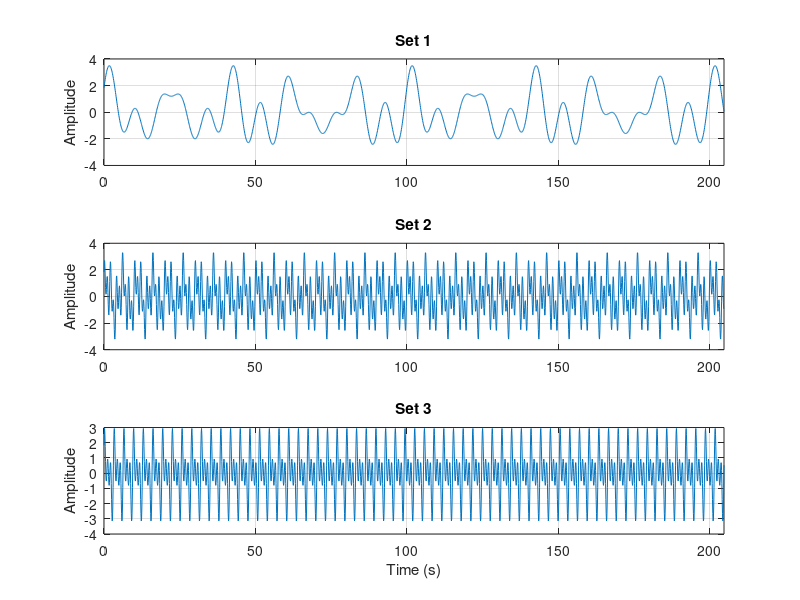
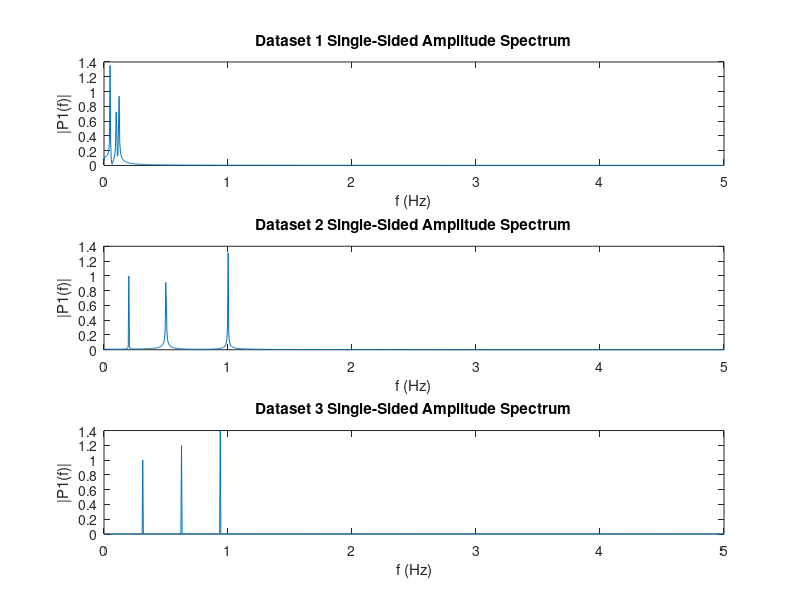

MATLAB code for these plots, in order:
clear;
clc;

% sine wave equation : y(t) = A*sin(2*pi*freq*t + phase)

%   freq	amp	    phase		    Hard	Easy   Easiest
D = [0.1	1	    0.174532925		0.1	    0.2	   0.3125
     0.12	1.2	    0.523598776		0.12	0.5	   0.625
     0.05	1.4	    0.872664626		0.05	1	   0.9375];

n_sample = 2048;     % number of samples
step = 0.1;          % sampling time = 10 sec / sample freq = 10 Hz

t = 0:step:(n_sample-1)*step;

% Amplitude (-)
A1 = D(1,2);
A2 = D(2,2);
A3 = D(3,2);

% Phase (rad)
p1 = D(1,3);
p2 = D(2,3);
p3 = D(3,3);

% Dataset 1
f11 = D(1,4);
f12 = D(2,4);
f13 = D(3,4);

y1 = A1*sin(2*pi*f11*t + p1) + A2*sin(2*pi*f12*t + p2) + A3*sin(2*pi*f13*t + p3);

% Dataset 2
f21 = D(1,5);
f22 = D(2,5);
f23 = D(3,5);

y2 = A1*sin(2*pi*f21*t + p1) + A2*sin(2*pi*f22*t + p2) + A3*sin(2*pi*f23*t + p3);

% Dataset 3
f31 = D(1,6);
f32 = D(2,6);
f33 = D(3,6);

y3 = A1*sin(2*pi*f31*t + p1) + A2*sin(2*pi*f32*t + p2) + A3*sin(2*pi*f33*t + p3);

% Plot the results
figure
subplot(3,1,1);
plot(t,y1);
grid;
title("Set 1")
ylabel ("Amplitude");
xlim([0 (n_sample-1)*step]);
ylim([-4 4]);

subplot(3,1,2);
plot(t,y2);
grid;
title("Set 2")
ylabel ("Amplitude");
xlim([0 (n_sample-1)*step]);

subplot(3,1,3);
plot(t,y3);
grid;
title("Set 3")
ylabel ("Amplitude");
xlabel("Time (s)");
xlim([0 (n_sample-1)*step]);

L = n_sample;         % length of data
Fs = 10;              % sampling frequency
T = 1/Fs;             % period
t = (0:L-1)*T;        % time vector

f = Fs*(0:(L/2))/L;

Y1 = fft(y1);
P2 = abs(Y1/L);
P11 = P2(1:L/2+1);
P11(2:end-1) = 2*P11(2:end-1);



Y2 = fft(y2);
P2 = abs(Y2/L);
P12 = P2(1:L/2+1);
P12(2:end-1) = 2*P12(2:end-1);

Y3 = fft(y3);
P2 = abs(Y3/L);
P13 = P2(1:L/2+1);
P13(2:end-1) = 2*P13(2:end-1);


figure
subplot(3,1,1);
plot(f,P11) 
title('Dataset 1 Single-Sided Amplitude Spectrum')
xlabel('f (Hz)')
ylabel('|P1(f)|')

subplot(3,1,2);
plot(f,P12) 
title('Dataset 2 Single-Sided Amplitude Spectrum')
xlabel('f (Hz)')
ylabel('|P1(f)|')

subplot(3,1,3);
plot(f,P13) 
title('Dataset 3 Single-Sided Amplitude Spectrum')
xlabel('f (Hz)')
ylabel('|P1(f)|')





% zero mean the data: get rid of the zeroth frequency (reduce leakage at
% low frequenies)



% window the data: get rid of step response at the ends (reduce ringing and
% overshoot)


% zero pad the data to give 2^N data points


% FFT